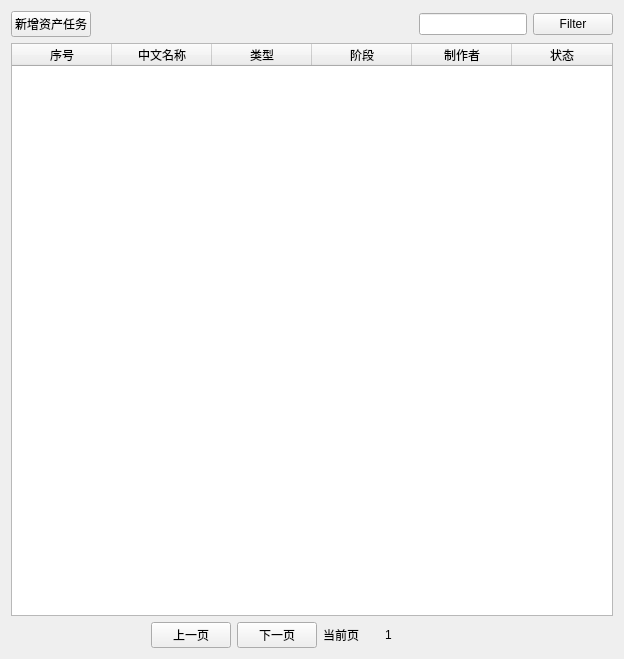
<?xml version="1.0" encoding="UTF-8"?>
<ui version="4.0">
 <class>Form</class>
 <widget class="QWidget" name="Form">
  <property name="geometry">
   <rect>
    <x>0</x>
    <y>0</y>
    <width>624</width>
    <height>659</height>
   </rect>
  </property>
  <property name="windowTitle">
   <string>Form</string>
  </property>
  <layout class="QHBoxLayout" name="horizontalLayout_6">
   <item>
    <layout class="QVBoxLayout" name="verticalLayout">
     <item>
      <layout class="QHBoxLayout" name="horizontalLayout_3">
       <item>
        <layout class="QHBoxLayout" name="horizontalLayout">
         <item>
          <widget class="QPushButton" name="pushButton_2">
           <property name="text">
            <string>新增资产任务</string>
           </property>
          </widget>
         </item>
        </layout>
       </item>
       <item>
        <spacer name="horizontalSpacer">
         <property name="orientation">
          <enum>Qt::Horizontal</enum>
         </property>
         <property name="sizeHint" stdset="0">
          <size>
           <width>248</width>
           <height>20</height>
          </size>
         </property>
        </spacer>
       </item>
       <item>
        <spacer name="horizontalSpacer_6">
         <property name="orientation">
          <enum>Qt::Horizontal</enum>
         </property>
         <property name="sizeHint" stdset="0">
          <size>
           <width>40</width>
           <height>20</height>
          </size>
         </property>
        </spacer>
       </item>
       <item>
        <widget class="QLineEdit" name="lineEdit"/>
       </item>
       <item>
        <layout class="QHBoxLayout" name="horizontalLayout_2">
         <item>
          <widget class="QPushButton" name="pushButton">
           <property name="text">
            <string>Filter</string>
           </property>
          </widget>
         </item>
        </layout>
       </item>
      </layout>
     </item>
     <item>
      <widget class="QTableWidget" name="tableWidget">
       <column>
        <property name="text">
         <string>序号</string>
        </property>
       </column>
       <column>
        <property name="text">
         <string>中文名称</string>
        </property>
       </column>
       <column>
        <property name="text">
         <string>类型</string>
        </property>
       </column>
       <column>
        <property name="text">
         <string>阶段</string>
        </property>
       </column>
       <column>
        <property name="text">
         <string>制作者</string>
        </property>
       </column>
       <column>
        <property name="text">
         <string>状态</string>
        </property>
       </column>
      </widget>
     </item>
     <item>
      <layout class="QHBoxLayout" name="horizontalLayout_5">
       <item>
        <spacer name="horizontalSpacer_2">
         <property name="orientation">
          <enum>Qt::Horizontal</enum>
         </property>
         <property name="sizeHint" stdset="0">
          <size>
           <width>138</width>
           <height>20</height>
          </size>
         </property>
        </spacer>
       </item>
       <item>
        <layout class="QHBoxLayout" name="horizontalLayout_4">
         <item>
          <widget class="QPushButton" name="pushButton_3">
           <property name="text">
            <string>上一页</string>
           </property>
          </widget>
         </item>
         <item>
          <widget class="QPushButton" name="pushButton_4">
           <property name="text">
            <string>下一页</string>
           </property>
          </widget>
         </item>
         <item>
          <widget class="QLabel" name="label">
           <property name="text">
            <string>当前页</string>
           </property>
          </widget>
         </item>
         <item>
          <spacer name="horizontalSpacer_5">
           <property name="orientation">
            <enum>Qt::Horizontal</enum>
           </property>
           <property name="sizeType">
            <enum>QSizePolicy::Minimum</enum>
           </property>
           <property name="sizeHint" stdset="0">
            <size>
             <width>20</width>
             <height>20</height>
            </size>
           </property>
          </spacer>
         </item>
         <item>
          <widget class="QLabel" name="label_2">
           <property name="text">
            <string>1</string>
           </property>
          </widget>
         </item>
         <item>
          <spacer name="horizontalSpacer_4">
           <property name="orientation">
            <enum>Qt::Horizontal</enum>
           </property>
           <property name="sizeType">
            <enum>QSizePolicy::Minimum</enum>
           </property>
           <property name="sizeHint" stdset="0">
            <size>
             <width>20</width>
             <height>20</height>
            </size>
           </property>
          </spacer>
         </item>
        </layout>
       </item>
       <item>
        <widget class="QLabel" name="label_3">
         <property name="text">
          <string/>
         </property>
        </widget>
       </item>
       <item>
        <spacer name="horizontalSpacer_3">
         <property name="orientation">
          <enum>Qt::Horizontal</enum>
         </property>
         <property name="sizeHint" stdset="0">
          <size>
           <width>188</width>
           <height>20</height>
          </size>
         </property>
        </spacer>
       </item>
      </layout>
     </item>
    </layout>
   </item>
  </layout>
 </widget>
 <resources/>
 <connections/>
</ui>
